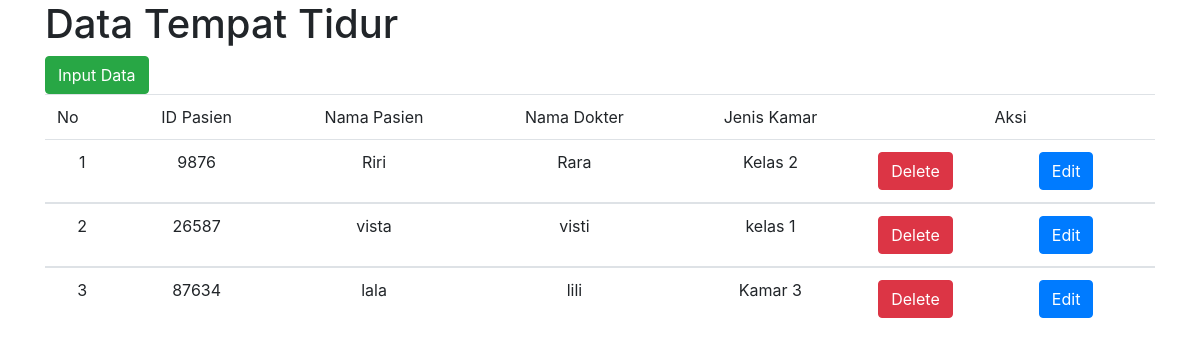
Page /1/pasien/list_kamar.php on the committed database.
### tables this page shows
CREATE TABLE IF NOT EXISTS `tbl_kamar` (
`id_pasien` int(15) NOT NULL,
  `nama_pasien` varchar(20) NOT NULL,
  `nama_dokter` varchar(20) NOT NULL,
  `jenis_kamar` varchar(10) NOT NULL
);

### 1/pasien/list_kamar.php (the view, shortened to what this page needs)
<html>
<head>
	<link href="css/bootstrap.min.css" rel="stylesheet" type="text/css">
</head>
<body>
<div class="container">
	<form method="POST" action="">
	<h1>Data Tempat Tidur</h1>
		<td><a href="input_kamar.php" class="btn btn-success">Input Data</a></td>
	<table class="table">
		<thead class="thead-dark">
			<tr>
				<td>No</td>
				<td align="center">ID Pasien</td>
				<td align="center">Nama Pasien</td>
				<td align="center">Nama Dokter</td>
				<td align="center">Jenis Kamar</td>
				<td align="center" colspan="2">Aksi</td>
			</tr>
		</thead>
		<?php
			$koneksi=mysqli_connect("localhost","root","","db_rumahsakit");
			$view=mysqli_query($koneksi,"Select * from tbl_kamar");
			$no=1;
			while($dataps=mysqli_fetch_array($view)){
		?>
		<tbody>
			<tr>
				<td align="center"><?php echo $no ?></td>
				<td align="center"><?php echo $dataps['id_pasien'] ?></td>
				<td align="center"><?php echo $dataps['nama_pasien'] ?></td>
				<td align="center"><?php echo $dataps['nama_dokter'] ?></td>
				<td align="center"><?php echo $dataps['jenis_kamar'] ?></td>
				<td > <a href="hapus_kamar.php?id=<?php echo $dataps['id_pasien']?>" class="btn btn-danger"> Delete </a></td>
				<td > <a href="edit_kamar.php?id=<?php echo $dataps['id_pasien']?>" class="btn btn-primary"> Edit </a></td>
			</tr>
		<?php
			$no++;}
			?>
		</tbody>
	</table>
</div>
</body>
</html>

### rows in the picture
tbl_kamar: id_pasien "9876", nama_pasien "Riri", nama_dokter "Rara", jenis_kamar "Kelas 2"
tbl_kamar: id_pasien "26587", nama_pasien "vista", nama_dokter "visti", jenis_kamar "kelas 1"
tbl_kamar: id_pasien "87634", nama_pasien "lala", nama_dokter "lili", jenis_kamar "Kamar 3"
